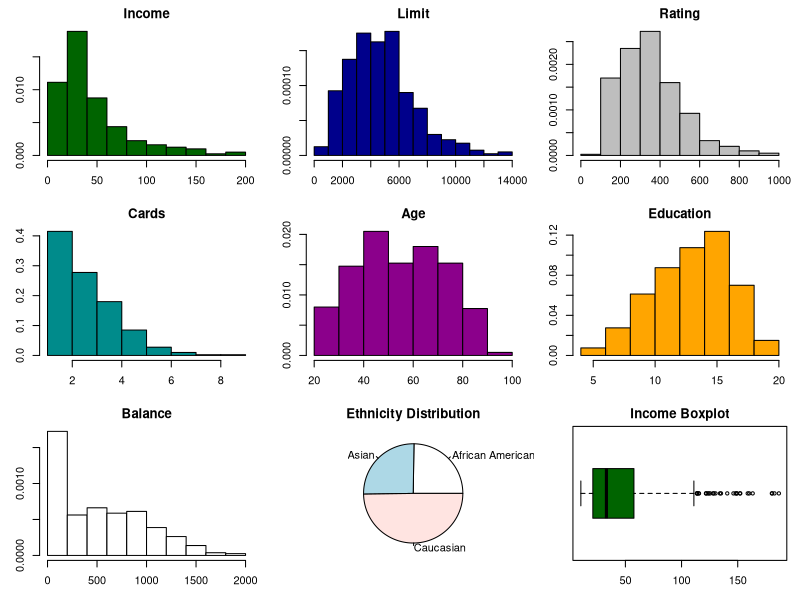

Reproduce this figure in R.
# This is the code for the Assignment 2

credit <- read.csv("Credit.csv", header=TRUE)

# Task 1: Create separate histograms for all quantitative variables and describe the shape of each distribution. 
# This will help understand the underlying patterns and characteristics of the dataset.
par(mfrow = c(3, 3), mar = c(3, 3, 2, 1))

hist(
  credit$Income, main="Income",
  xlab="Income in dollars",
  col="darkgreen",
  freq=FALSE
)

hist(
  credit$Limit, main="Limit",
  xlab="Income in dollars",
  col="darkblue",
  freq=FALSE
)

hist(
  credit$Rating, main="Rating",
  xlab="Income in dollars",
  col="grey",
  freq=FALSE
)

hist(
  credit$Cards, main="Cards",
  xlab="Income in dollars",
  col="darkcyan",
  freq=FALSE
)

hist(
  credit$Age, main="Age",
  xlab="Income in dollars",
  col="darkmagenta",
  freq=FALSE
)

hist(
  credit$Education, main="Education",
  xlab="Income in dollars",
  col="orange",
  freq=FALSE
)

hist(
  credit$Balance, main="Balance",
  xlab="Income in dollars",
  col="white",
  freq=FALSE
)

# Task 2: Generate a pie chart to visualize the ethnic distribution of customers in the dataset. 
# This will enable a quick view of the customer diversity within the dataset.
ethnicity <- c("Asian", "Caucasian", "African American")

pie(table(credit$Ethnicity), main = "Ethnicity Distribution")

# Task 3: Identify any potential outliers in customer income using a boxplot. 
# This will help us understand if there are extreme income values in our dataset, which can affect our analysis.
boxplot(
  credit$Income, main = "Income Boxplot",
  xlab = "Income",
  col = "darkgreen", horizontal=TRUE
)

